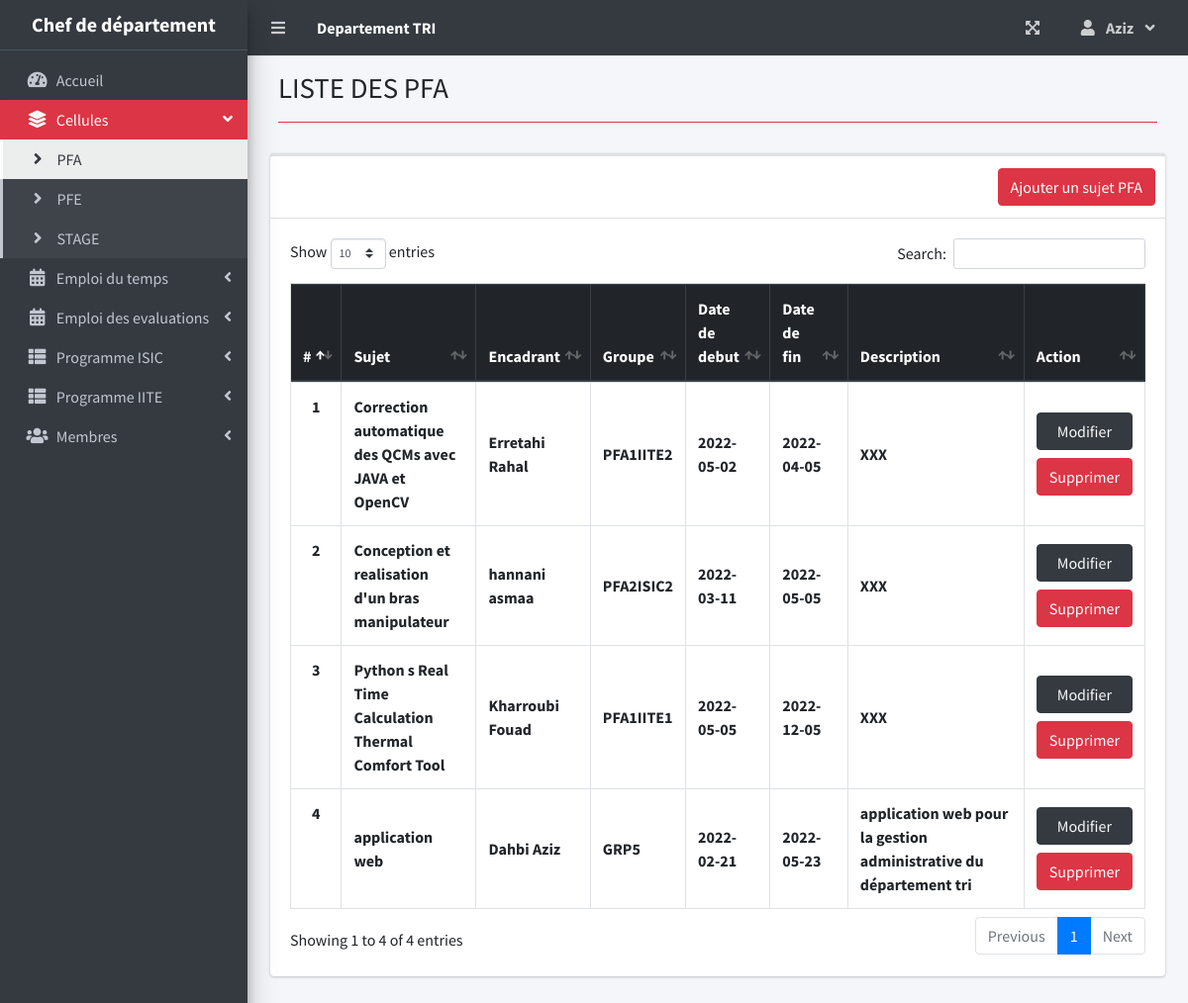
The page /index.php?page=pfalist (signed in) on the database its author committed.
### tables this page shows
CREATE TABLE `cellule` (
  `id_sujet` int(5) NOT NULL,
  `id_cellule` int(2) NOT NULL,
  `groupe` varchar(256) NOT NULL,
  `sujet` text NOT NULL,
  `id_encadrant` int(2) NOT NULL,
  `description` text NOT NULL,
  `date_debut` date NOT NULL,
  `date_fin` date NOT NULL
);

CREATE TABLE `users` (
  `id` int(30) NOT NULL,
  `firstname` varchar(200) NOT NULL,
  `lastname` varchar(200) NOT NULL,
  `email` varchar(200) NOT NULL,
  `password` text NOT NULL,
  `type` tinyint(1) NOT NULL DEFAULT 2 COMMENT '1 = admin, 2 = staff',
  `avatar` text NOT NULL,
  `date_created` datetime NOT NULL DEFAULT current_timestamp(),
  `id_fonction` int(2) NOT NULL,
  `id_f_c` int(2) DEFAULT 0 COMMENT '1,2,3 pour les cellules. 4,5 pour les filieres'
);

### pfalist.php (the view, shortened to what this page needs)
<?php
	include 'header.php'
?>
<div class="content-header">
    <div class="container-fluid">
        <div class="row mb-2">
          <div class="col-sm-6">
            <h1 class="m-0">LISTE DES PFA</h1>
          </div>
        </div>
            <hr class="border-danger">
    </div>
</div>
<?php include'db_connect.php' ?>
<div class="col-lg-12">
	<div class="card card-outline card-success">
		<div class="card-header">
            <?php if($_SESSION['login_type'] == 5 || $_SESSION['login_type'] == 1): ?>
			<div class="card-tools">
			<button type="button" class="btn btn-danger" data-toggle="modal" data-target="#exampleModal">
 				 Ajouter un sujet PFA
			</button>
			</div>
            <?php endif; ?>
		</div>
		<div class="card-body">
<div class="modal fade" id="exampleModal" tabindex="-1" role="dialog" aria-labelledby="exampleModalLabel" aria-hidden="true">
</div>
			<table class="table tabe-hover table-bordered" id="list">
			<colgroup>
					<col width="5%">
					<col width="20%">
					<col width="10%">
					<col width="10%">
					<col width="10%">
					<col width="10%">
					<col width="35%">
					<col width="10%">
				</colgroup>
				<thead class = "thead-dark">
					<tr>
						<th class="text-center">#</th>
						<th>Sujet</th>
						<th>Encadrant</th>
						<th>Groupe</th>
						<th>Date de debut</th>
						<th>Date de fin</th>
						<th>Description</th>
						<?php if($_SESSION['login_type'] == 5 || $_SESSION['login_type'] == 1): ?>
						<th>Action</th>
						<?php endif ;?>
					</tr>
				</thead>
				<tbody>
					<?php
					$i = 1;
					$qry = $conn->query("SELECT * FROM cellule,users WHERE  cellule.id_cellule=1 AND cellule.id_encadrant = users.id");
					while($row= $qry->fetch_assoc()):
					?>
					<tr>
						<th class="text-center"><?php echo $i++ ?></th>
						<td><b><?php echo $row['sujet'] ?></b></td>
						<td><b><?php echo $row['lastname'] ,' ', $row['firstname'] ?></b></td>
						<td><b><?php echo $row['groupe'] ?></b></td>
						<td><b><?php echo $row['date_debut'] ?></b></td>
						<td><b><?php echo $row['date_fin'] ?></b></td>
						<td><b><?php echo $row['description'] ?></b></td>
						<?php if($_SESSION['login_type'] == 5 || $_SESSION['login_type'] == 1): ?>
						<td>
	<button type="button" class="btn btn-dark  btn-block" ><a href ="index.php?page=editmodule&module_id=<?php echo $row['module_id'] ?>" class="text-light">Modifier </a></button>
						<button type="button" class="btn btn-danger  btn-block delete_sujet " href="javascript:void(0)" data-id_sujet="<?php echo $row['id_sujet'] ?>" >Supprimer </button>
					</td>
					<?php endif; ?>
					</tr>
				<?php endwhile; ?>
				</tbody>
			</table>
		</div>
	</div>
</div>

### index.php (shortened to what this page needs)
<!DOCTYPE html>
<html lang="en">
<?php
	include 'header.php'
?>
<body class="hold-transition sidebar-mini layout-fixed layout-navbar-fixed layout-footer-fixed">
<div class="wrapper">
  <?php include 'topbar.php' ?>
  <?php include 'sidebar.php' ?>
  <div class="content-wrapper">
    <section class="content">
      <div class="container-fluid">
         <?php
            $page = isset($_GET['page']) ? $_GET['page'] : 'home';
            if(!file_exists($page.".php")){
                include '404.html';
            }else{
            include $page.'.php';
            }
          ?>
      </div>
    </section>
  </div>
</div>
</body>
</html>

### header.php (shortened to what this page needs)
<head>
  <link rel="stylesheet" href="assets/plugins/fontawesome-free/css/all.min.css">
  <link rel="stylesheet" href="assets/plugins/overlayScrollbars/css/OverlayScrollbars.min.css">
  <link rel="stylesheet" href="assets/plugins/datatables-bs4/css/dataTables.bootstrap4.min.css">
  <link rel="stylesheet" href="assets/plugins/datatables-responsive/css/responsive.bootstrap4.min.css">
  <link rel="stylesheet" href="assets/plugins/datatables-buttons/css/buttons.bootstrap4.min.css">
  <link rel="stylesheet" href="assets/plugins/select2/css/select2.min.css">
  <link rel="stylesheet" href="assets/plugins/select2-bootstrap4-theme/select2-bootstrap4.min.css">
  <link rel="stylesheet" href="assets/plugins/sweetalert2-theme-bootstrap-4/bootstrap-4.min.css">
  <link rel="stylesheet" href="assets/plugins/toastr/toastr.min.css">
  <link rel="stylesheet" href="assets/plugins/dropzone/min/dropzone.min.css">
  <link rel="stylesheet" href="assets/dist/css/jquery.datetimepicker.min.css">
  <link rel="stylesheet" href="assets/plugins/icheck-bootstrap/icheck-bootstrap.min.css">
  <link rel="stylesheet" href="assets/plugins/bootstrap4-toggle/css/bootstrap4-toggle.min.css">
  <link rel="stylesheet" href="assets/dist/css/adminlte.min.css">
  <link rel="stylesheet" href="assets/dist/css/styles.css">
  <link rel="stylesheet" href="assets/plugins/summernote/summernote-bs4.min.css">
</head>

### topbar.php (shortened to what this page needs)
<nav class="main-header navbar navbar-expand navbar-dark navbar-dark ">
  <ul class="navbar-nav">
    <?php if(isset($_SESSION['login_id'])): ?>
    <li class="nav-item">
      <a class="nav-link" data-widget="pushmenu" href="" role="button"><i class="fas fa-bars"></i></a>
    </li>
  <?php endif; ?>
    <li>
      <a class="nav-link text-white"  href="./" role="button"> <large><b>Departement TRI</b></large></a>
    </li>
  </ul>
  <ul class="navbar-nav ml-auto">
    <li class="nav-item">
      <a class="nav-link" data-widget="fullscreen" href="#" role="button">
        <i class="fas fa-expand-arrows-alt"></i>
      </a>
    </li>
   <li class="nav-item dropdown">
          <a class="nav-link"  data-toggle="dropdown" aria-expanded="true" href="javascript:void(0)">
            <span>
              <div class="d-felx badge-pill">
                <span class="fa fa-user mr-2"></span>
                <span><b><?php echo ucwords($_SESSION['login_firstname']) ?></b></span>
                <span class="fa fa-angle-down ml-2"></span>
              </div>
            </span>
          </a>
    </li>
  </ul>
</nav>

### sidebar.php (shortened to what this page needs)
<aside class="main-sidebar sidebar-dark-danger elevation-4">
    <div class="dropdown">
   	<a href="./" class="brand-link">
        <?php if($_SESSION['login_type'] == 1): ?>
        <h5 class="text-center p-0 m-0"><b> Chef de département</b></h5>
        <?php elseif($_SESSION['login_type'] == 4) :?>
        <h5 class="text-center p-0 m-0"><b> Coordonnateur de filière </b></h5>
        <?php elseif($_SESSION['login_type'] == 5) :?>
        <h5 class="text-center p-0 m-0"><b> Responsable  de cellule </b></h5>
        <?php else :?>
        <h3 class="text-center p-0 m-0"><b> Intervenant</b></h3>
        <?php endif; ?>
    </a>
    </div>
    <div class="sidebar pb-4 mb-4">
      <nav class="mt-2">
        <ul class="nav nav-pills nav-sidebar flex-column nav-flat" data-widget="treeview" role="menu" data-accordion="false">
          <li class="nav-item dropdown">
            <a href="./" class="nav-link nav-home">
              <i class="nav-icon fas fa-tachometer-alt"></i>
              <p>
                Accueil
              </p>
            </a>
          </li>
          <li class="nav-item">
            <a href="#" class="nav-link nav-edit_project nav-view_project">
              <i class="nav-icon fas fa-layer-group"></i>
              <p>
                Cellules
                <i class="right fas fa-angle-left"></i>
              </p>
            </a>
            <ul class="nav nav-treeview">
              <li class="nav-item">
                <a href="./index.php?page=pfalist" class="nav-link nav-pfalist tree-item">
                  <i class="fas fa-angle-right nav-icon"></i>
                  <p>PFA</p>
                </a>
              </li>
              <li class="nav-item">
                <a href="./index.php?page=pfelist" class="nav-link nav-pfelist tree-item">
                  <i class="fas fa-angle-right nav-icon"></i>
                  <p>PFE</p>
                </a>
              </li>
              <li class="nav-item">
                <a href="./index.php?page=stagelist" class="nav-link nav-stagelist tree-item">
                  <i class="fas fa-angle-right nav-icon"></i>
                  <p>STAGE</p>
                </a>
              </li>
            </ul>
          </li>
    <li class="nav-item">
        <a href="./index.php?page=emploi" class="nav-link nav-emploi">
          <i class="nav-icon fas fa-calendar-alt"></i>
           <p>Emploi du temps</p>
           <i class="right fas fa-angle-left"></i>
         </a>
   </li>
   <li class="nav-item">
        <a href="./index.php?page=evaluation" class="nav-link nav-evaluation">
          <i class="nav-icon fas fa-calendar-alt"></i>
           <p>Emploi des evaluations</p>
           <i class="right fas fa-angle-left"></i>
         </a>
   </li>
          <?php if($_SESSION['login_type'] != 3): ?>
           <li class="nav-item">
                <a href="./index.php?page=reports" class="nav-link nav-reports">
                  <i class="fas fa-th-list nav-icon"></i>
                  <p>Programme ISIC
                  <i class="right fas fa-angle-left"></i>
                  </p>
                  </a>
            <?php endif; ?>
          </li>
          <?php if($_SESSION['login_type'] != 3): ?>
<li class="nav-item">
     <a href="./index.php?page=reports" class="nav-link nav-reports">
       <i class="fas fa-th-list nav-icon"></i>
       <p>Programme IITE
       <i class="right fas fa-angle-left"></i>
       </p>
       </a>
 <?php endif; ?>
</li>
          <?php if($_SESSION['login_type'] != 3): ?>
          <li class="nav-item">
            <a href="#" class="nav-link nav-edit_user">
              <i class="nav-icon fas fa-users"></i>
              <p>
                Membres
                <i class="right fas fa-angle-left"></i>
              </p>
            </a>
              </li>
            </ul>
        <?php endif; ?>
      </nav>
    </div>
  </aside>

### pfalist.php (style rules this page uses)
table td { vertical-align: middle !important }

### rows shown on the page
cellule: sujet "Correction automatique des QCMs avec JAVA et OpenCV", users.lastname "Erretahi", users.firstname "Rahal", groupe "PFA1IITE2", date_debut "2022-05-02", date_fin "2022-04-05", description "XXX"
cellule: sujet "Conception et realisation d'un bras manipulateur", users.lastname "hannani", users.firstname "asmaa", groupe "PFA2ISIC2", date_debut "2022-03-11", date_fin "2022-05-05", description "XXX"
cellule: sujet "Python s Real Time Calculation Thermal Comfort Tool", users.lastname "Kharroubi", users.firstname "Fouad", groupe "PFA1IITE1", date_debut "2022-05-05", date_fin "2022-12-05", description "XXX"
cellule: sujet "application web", users.lastname "Dahbi", users.firstname "Aziz", groupe "GRP5", date_debut "2022-02-21", date_fin "2022-05-23", description "application web pour la gestion administrative du département tri"

### other values the page prints
$_SESSION['login_firstname'] "Aziz"
